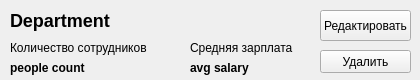
<?xml version="1.0" encoding="UTF-8"?>
<ui version="4.0">
 <class>departmentheaderwidget</class>
 <widget class="QWidget" name="departmentheaderwidget">
  <property name="geometry">
   <rect>
    <x>0</x>
    <y>0</y>
    <width>420</width>
    <height>80</height>
   </rect>
  </property>
  <property name="minimumSize">
   <size>
    <width>420</width>
    <height>80</height>
   </size>
  </property>
  <property name="maximumSize">
   <size>
    <width>420</width>
    <height>80</height>
   </size>
  </property>
  <property name="windowTitle">
   <string>Form</string>
  </property>
  <widget class="QLabel" name="departementName">
   <property name="geometry">
    <rect>
     <x>10</x>
     <y>10</y>
     <width>311</width>
     <height>21</height>
    </rect>
   </property>
   <property name="styleSheet">
    <string notr="true">QLabel{
font : bold;
font-size: 18px
}</string>
   </property>
   <property name="text">
    <string>Department</string>
   </property>
  </widget>
  <widget class="QLabel" name="avgSalary">
   <property name="geometry">
    <rect>
     <x>190</x>
     <y>60</y>
     <width>161</width>
     <height>16</height>
    </rect>
   </property>
   <property name="styleSheet">
    <string notr="true">QLabel{
font : bold
}</string>
   </property>
   <property name="text">
    <string>avg salary</string>
   </property>
  </widget>
  <widget class="QLabel" name="peopleCount">
   <property name="geometry">
    <rect>
     <x>10</x>
     <y>60</y>
     <width>171</width>
     <height>16</height>
    </rect>
   </property>
   <property name="styleSheet">
    <string notr="true">QLabel{
font : bold
}</string>
   </property>
   <property name="text">
    <string>people count</string>
   </property>
  </widget>
  <widget class="QLabel" name="lblCount">
   <property name="geometry">
    <rect>
     <x>10</x>
     <y>40</y>
     <width>141</width>
     <height>16</height>
    </rect>
   </property>
   <property name="text">
    <string>Количество сотрудников</string>
   </property>
  </widget>
  <widget class="QLabel" name="lblAvg">
   <property name="geometry">
    <rect>
     <x>190</x>
     <y>40</y>
     <width>161</width>
     <height>16</height>
    </rect>
   </property>
   <property name="text">
    <string>Средняя зарплата</string>
   </property>
  </widget>
  <widget class="QPushButton" name="pushButton">
   <property name="geometry">
    <rect>
     <x>320</x>
     <y>10</y>
     <width>91</width>
     <height>31</height>
    </rect>
   </property>
   <property name="text">
    <string>Редактировать</string>
   </property>
  </widget>
  <widget class="QPushButton" name="pushButton_2">
   <property name="geometry">
    <rect>
     <x>320</x>
     <y>50</y>
     <width>91</width>
     <height>23</height>
    </rect>
   </property>
   <property name="text">
    <string>Удалить</string>
   </property>
  </widget>
 </widget>
 <resources/>
 <connections/>
</ui>
